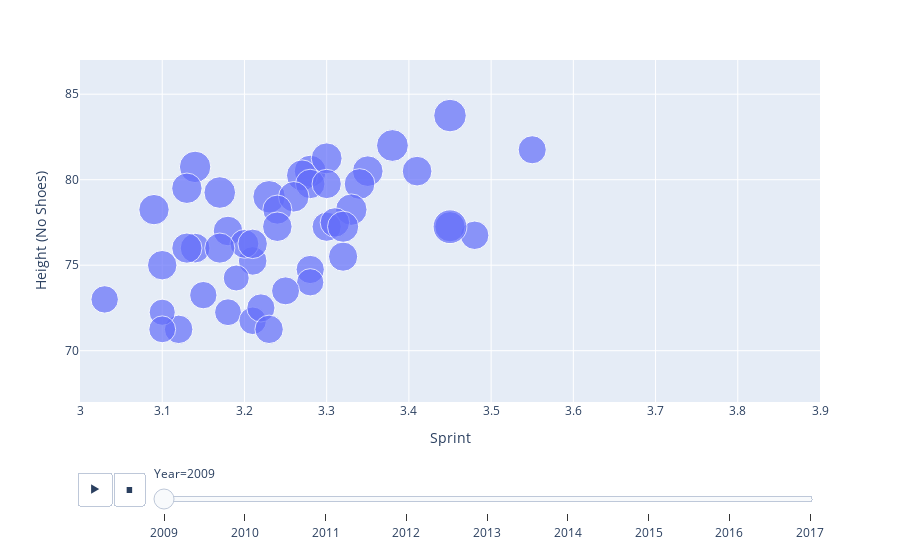

Notebook cell for this chart:
### Markdown cell above
# Wykres 2: Draft do NBA
Na wykresie zaprezentowałem dane pochodzące z NBA Draft Combine, które przedstawiają warunki fizyczne (wzrost w calach, wagę w funtach i wynik sprintu w sekundach) zawodników starających się o angaż do NBA. Dodanie elementów interaktywnych pozwoliło mi na osobne pokazanie danych z konkretnych lat (od 2009 do 2017). Widać dzięki temu, że na przykład w latach 2009 i 2011 w Drafcie brało udział wielu niskich i szybkich zawodników. Rozmiar kropki zależy od wagi zawodnika (tutaj nie widać rażących różnic). Po najechaniu na kropkę wyświetla się również imię i nazwisko zawodnika, a także jego dokładne wyniki.

### Code cell
nba=pd.read_csv("nba.csv")
nba=nba[nba['Player']!="Kris Dunn"]
fig = px.scatter(
    data_frame=nba,
    x='Sprint',
    y='Height (No Shoes)',
    animation_frame="Year",
    animation_group="Player",
    custom_data=['Player', 'Weight'],
    size='Weight',
    size_max=25,
    range_x=[3,3.9], 
    range_y=[67,87]
)
hovertemplate = "<b>%{customdata[0]}</b><br>" +\
                "Sprint: %{x:,.2f}<br>" +\
                "Height: %{y}<br>" +\
                "Weight: %{customdata[1]:,.0f}"

fig.update_traces(
    hovertemplate=hovertemplate
)

fig.show()

### Figure 1 — Plotly figure (JSON) as saved in the notebook; plotly's stock layout.template omitted (floating-point values rounded to 4 significant figures)
{"data": [{"customdata": [["Blake Griffin", 248], ["Terrence Williams", 213], ["Gerald Henderson", 215], ["Tyler Hansbrough", 234], ["Earl Clark", 228], ["Austin Daye", 192], ["James Johnson", 257], ["Jrue Holiday", 199], ["Ty Lawson", 197], ["Jeff Teague", 175], ["Hasheem Thabeet", 267], ["Eric Maynor", 164], ["Darren Collison", 166], ["Omri Casspi", 211], ["Byron Mullens", 258], ["Damion James", 224], ["Rodrigue Beaubois", 182], ["Taj Gibson", 214], ["DeMarre Carroll", 207], ["Greivis Vasquez", 197], ["Wayne Ellington", 202], ["Toney Douglas", 183], ["James Harden", 222], ["Jeff Pendergraph", 240], ["Jermaine Taylor", 207], ["Dante Cunningham", 227], ["DaJuan Summers", 243], ["Sam Young", 223], ["DeJuan Blair", 277], ["Tyreke Evans", 221], ["Derrick Brown", 225], ["Jodie Meeks", 211], ["Marcus Thornton", 194], ["Chase Budinger", 206], ["Danny Green", 208], ["Gani Lawal", 229], ["Jack McClinton", 185], ["A.J. Price", 193], ["Luke Harangody", 240], ["Patrick Mills", 175], ["Jonny Flynn", 196], ["Stephen Curry", 181], ["Jordan Hill", 232], ["Demar DeRozan", 211], ["Dionte Christmas", 211], ["Jeff Adrien", 236], ["Jerel McNeal", 190], ["Joe Ingles", 209], ["Josh Heytvelt", 246], ["Tyler Smith", 212]], "hovertemplate": "<b>%{customdata[0]}</b><br>Sprint: %{x:,.2f}<br>Height: %{y}<br>Weight: %{customdata[1]:,.0f}", "ids": ["Blake Griffin", "Terrence Williams", "Gerald Henderson", "Tyler Hansbrough", "Earl Clark", "Austin Daye", "James Johnson", "Jrue Holiday", "Ty Lawson", "Jeff Teague", "Hasheem Thabeet", "Eric Maynor", "Darren Collison", "Omri Casspi", "Byron Mullens", "Damion James", "Rodrigue Beaubois", "Taj Gibson", "DeMarre Carroll", "Greivis Vasquez", "Wayne Ellington", "Toney Douglas", "James Harden", "Jeff Pendergraph", "Jermaine Taylor", "Dante Cunningham", "DaJuan Summers", "Sam Young", "DeJuan Blair", "Tyreke Evans", "Derrick Brown", "Jodie Meeks", "Marcus Thornton", "Chase Budinger", "Danny Green", "Gani Lawal", "Jack McClinton", "A.J. Price", "Luke Harangody", "Patrick Mills", "Jonny Flynn", "Stephen Curry", "Jordan Hill", "Demar DeRozan", "Dionte Christmas", "Jeff Adrien", "Jerel McNeal", "Joe Ingles", "Josh Heytvelt", "Tyler Smith"], "legendgroup": "", "marker": {"color": "#636efa", "size": [248, 213, 215, 234, 228, 192, 257, 199, 197, 175, 267, 164, 166, 211, 258, 224, 182, 214, 207, 197, 202, 183, 222, 240, 207, 227, 243, 223, 277, 221, 225, 211, 194, 206, 208, 229, 185, 193, 240, 175, 196, 181, 232, 211, 211, 236, 190, 209, 246, 212], "sizemode": "area", "sizeref": 0.4848, "symbol": "circle"}, "mode": "markers", "name": "", "orientation": "v", "showlegend": false, "type": "scatter", "x": [3.28, 3.18, 3.14, 3.27, 3.35, 3.55, 3.23, 3.21, 3.12, 3.18, null, 3.19, 3.1, 3.28, 3.45, 3.09, 3.15, 3.41, null, 3.48, 3.2, 3.03, 3.13, 3.14, 3.32, 3.26, 3.17, 3.45, 3.45, 3.17, 3.13, 3.1, 3.28, 3.24, 3.3, 3.34, 3.21, 3.22, 3.33, 3.1, 3.23, 3.28, 3.3, 3.31, 3.21, 3.32, 3.25, 3.3, 3.38, 3.24], "xaxis": "x", "y": [80.5, 77, 76, 80.25, 80.5, 81.75, 79, 75.25, 71.25, 72.25, 85.25, 74.25, 72.25, 79.75, 83.75, 78.25, 73.25, 80.5, 78.25, 76.75, 76.25, 73, 76, 80.75, 75.5, 79, 79.25, 77.25, 77.25, 76, 79.5, 75, 74.75, 78.25, 77.25, 79.75, 71.75, 72.5, 78.25, 71.25, 71.25, 74, 81.25, 77.5, 76.25, 77.25, 73.5, 79.75, 82, 77.25], "yaxis": "y"}], "layout": {"legend": {"itemsizing": "constant", "tracegroupgap": 0}, "margin": {"t": 60}, "sliders": [{"active": 0, "currentvalue": {"prefix": "Year="}, "len": 0.9, "pad": {"b": 10, "t": 60}, "steps": [{"args": [["2009"], {"frame": {"duration": 0, "redraw": false}, "fromcurrent": true, "mode": "immediate", "transition": {"duration": 0, "easing": "linear"}}], "label": "2009", "method": "animate"}, {"args": [["2010"], {"frame": {"duration": 0, "redraw": false}, "fromcurrent": true, "mode": "immediate", "transition": {"duration": 0, "easing": "linear"}}], "label": "2010", "method": "animate"}, {"args": [["2011"], {"frame": {"duration": 0, "redraw": false}, "fromcurrent": true, "mode": "immediate", "transition": {"duration": 0, "easing": "linear"}}], "label": "2011", "method": "animate"}, {"args": [["2012"], {"frame": {"duration": 0, "redraw": false}, "fromcurrent": true, "mode": "immediate", "transition": {"duration": 0, "easing": "linear"}}], "label": "2012", "method": "animate"}, {"args": [["2013"], {"frame": {"duration": 0, "redraw": false}, "fromcurrent": true, "mode": "immediate", "transition": {"duration": 0, "easing": "linear"}}], "label": "2013", "method": "animate"}, {"args": [["2014"], {"frame": {"duration": 0, "redraw": false}, "fromcurrent": true, "mode": "immediate", "transition": {"duration": 0, "easing": "linear"}}], "label": "2014", "method": "animate"}, {"args": [["2015"], {"frame": {"duration": 0, "redraw": false}, "fromcurrent": true, "mode": "immediate", "transition": {"duration": 0, "easing": "linear"}}], "label": "2015", "method": "animate"}, {"args": [["2016"], {"frame": {"duration": 0, "redraw": false}, "fromcurrent": true, "mode": "immediate", "transition": {"duration": 0, "easing": "linear"}}], "label": "2016", "method": "animate"}, {"args": [["2017"], {"frame": {"duration": 0, "redraw": false}, "fromcurrent": true, "mode": "immediate", "transition": {"duration": 0, "easing": "linear"}}], "label": "2017", "method": "animate"}], "x": 0.1, "xanchor": "left", "y": 0, "yanchor": "top"}], "updatemenus": [{"buttons": [{"args": [null, {"frame": {"duration": 500, "redraw": false}, "fromcurrent": true, "mode": "immediate", "transition": {"duration": 500, "easing": "linear"}}], "label": "&#9654;", "method": "animate"}, {"args": [[null], {"frame": {"duration": 0, "redraw": false}, "fromcurrent": true, "mode": "immediate", "transition": {"duration": 0, "easing": "linear"}}], "label": "&#9724;", "method": "animate"}], "direction": "left", "pad": {"r": 10, "t": 70}, "showactive": false, "type": "buttons", "x": 0.1, "xanchor": "right", "y": 0, "yanchor": "top"}], "xaxis": {"anchor": "y", "domain": [0, 1], "range": [3, 3.9], "title": {"text": "Sprint"}}, "yaxis": {"anchor": "x", "domain": [0, 1], "range": [67, 87], "title": {"text": "Height (No Shoes)"}}}}
